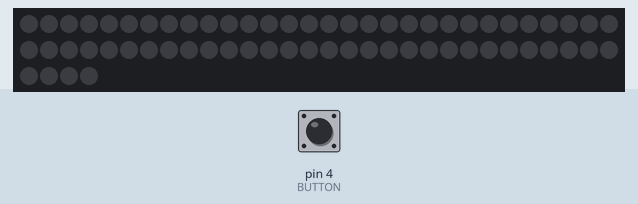
A sketch run on a simulated Arduino Uno, built with avr-gcc and run on an emulated ATmega328P. Shown: 64 RGB LEDs in strip order, left to right, continuing on the next row. The test bench sets the inputs (shaded band); at power-on: pin 4 (BUTTON) HIGH. Dim RGB values are drawn brighter than linear; random numbers use the default seed unless the sketch sets one.

Above: at 1.2 s.
1.3 s: pin 4 (BUTTON) pulled LOW for 3.2 s
At 5.6 s:
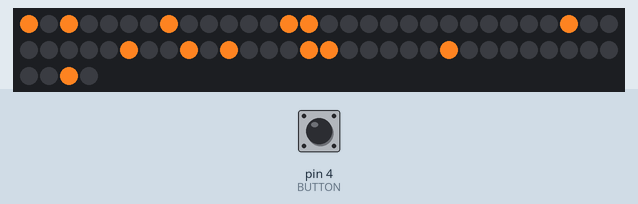
6.0 s: pin 4 (BUTTON) pulled LOW for 1 s
At 8.0 s:
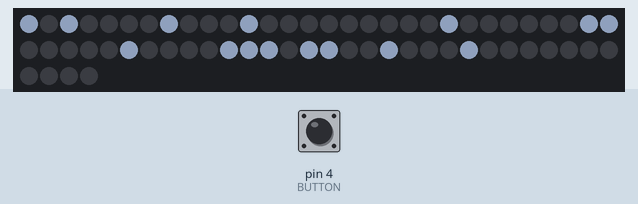
8.5 s: pin 4 (BUTTON) pulled LOW for 3.2 s
At 8.87 s:
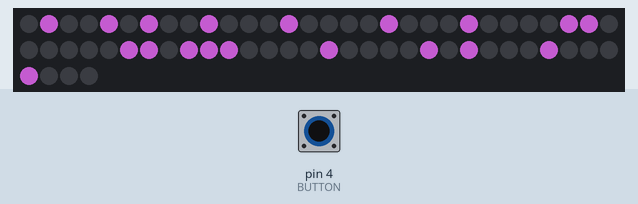
13.2 s: pin 4 (BUTTON) pulled LOW for 0.25 s
At 14.2 s:
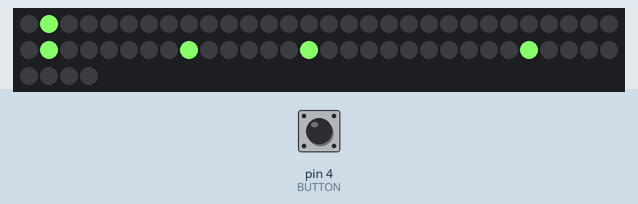
14.9 s: pin 4 (BUTTON) pulled LOW for 1 s
At 17.1 s:
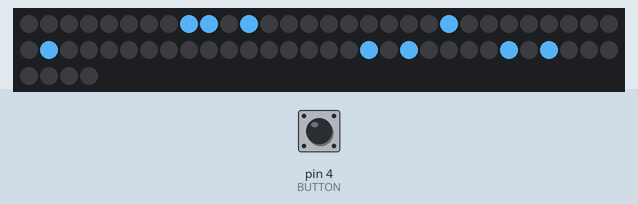
Timing chart, 0 to 18.4 s (numbered marks = the images above; inputs shaded):
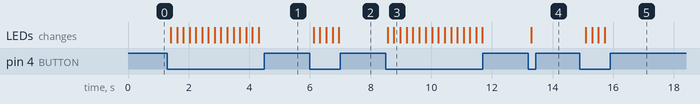

The sketch:

simplePatterns.ino
```cpp
#include <Adafruit_NeoPixel.h>
#ifdef __AVR__
  #include <avr/power.h>
#endif
#define LED_PIN 6
#define BUTTON 4


Adafruit_NeoPixel matrix = Adafruit_NeoPixel(64, LED_PIN, NEO_GRB + NEO_KHZ800);
int buttonState = 0;
int count = 0;
uint32_t off = matrix.Color(0 ,0, 0);
int maximum = 32;

void setup() {
  pinMode(BUTTON, INPUT_PULLUP);
  matrix.begin();
  matrix.show();
  randomSeed(analogRead(0));
}

void loop() {
  buttonState = digitalRead(BUTTON);

  if(buttonState == LOW){
    count = count + 1;
    if (count == maximum){
      // turn the matrix off
      count = 0;
      turn_all_off();
    }
    else{
      // turn on the number of lights acc. to count in a random colour
      uint32_t colour = get_random_colour();
      turn_all_off();
      for(int i = 0; i < count; i++){
        matrix.setPixelColor(random(64), colour);
      }
      matrix.show();
    }
  }
  delay(200);
}

void turn_all_off() {
  for (int i; i < matrix.numPixels(); i++){
    matrix.setPixelColor(i, off);
  }
  matrix.show();
}

uint32_t get_random_colour() {
  return matrix.Color(random(256), random(256), random(256));
}
```

Measured:
- after the input at 1.3 s, the LEDs: first change after 0.11 s (image 1 shows a later state)
- after the input at 6.0 s, the LEDs: first change after 0.12 s (image 2 shows a later state)
- after the input at 8.5 s, the LEDs: first change after 0.06 s (image 3 shows a later state)
- after the input at 13.2 s, the LEDs: change after 0.09 s (image 4)
- after the input at 14.9 s, the LEDs: first change after 0.20 s (image 5 shows a later state)
